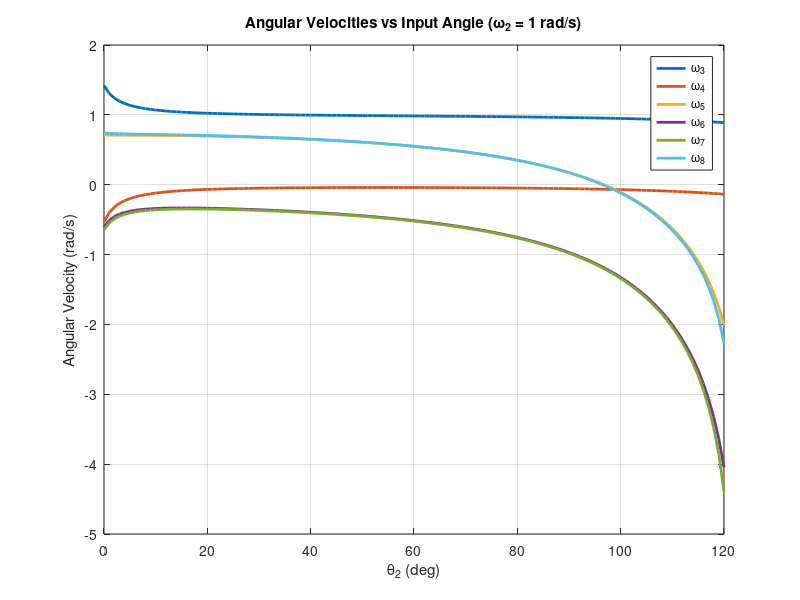
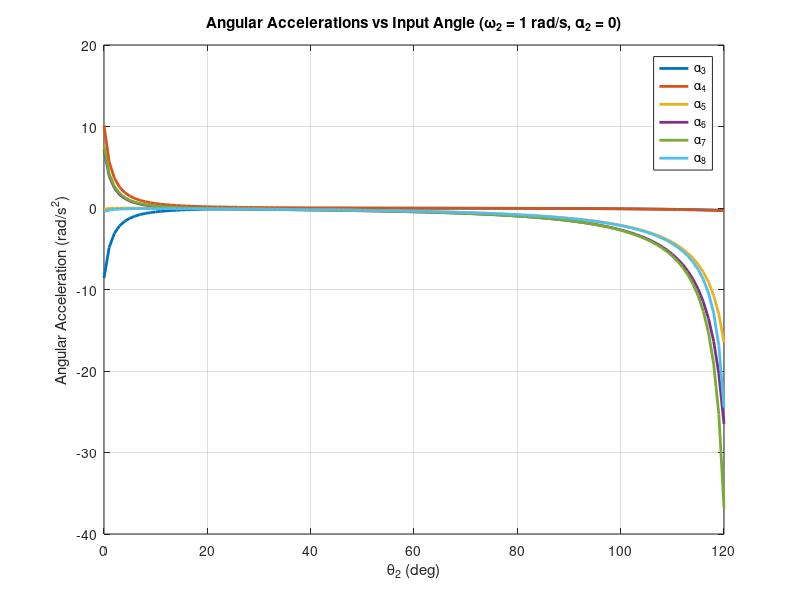

Recreate these plots in MATLAB, in order.
% computes posture, velocity, and acceleration results
% and generates the plots for Question 4
clc; 
clear;

%% Known Values
R1 = sqrt(237.2^2 + 70.6^2);
R2 = 272.4;
R23 = 236.9;
R14 = 279.0;
R3 = 489.9;
R4 = 539.8;
R36 = 342.1;
R46 = 179.3;
R5 = 595.5;
R6 = 378.9;
R7 = 198.2;
R8 = 254.4;
theta1 = deg2rad(180 - atand(70.6/237.2));
alpha = deg2rad(3.2);
beta = deg2rad(3.5);

omega2 = 1;     % rad/s
alpha2 = 0;     % rad/s^2

in = 0:120;
theta2_vals = deg2rad(in);

%% Storage
x = deg2rad([140 60 150 150 210 150])';

theta23_vals = zeros(1,length(theta2_vals));
theta14_vals = zeros(1,length(theta2_vals));
theta46_vals = zeros(1,length(theta2_vals));
theta36_vals = zeros(1,length(theta2_vals));
theta8_vals  = zeros(1,length(theta2_vals));
theta7_vals  = zeros(1,length(theta2_vals));

omega3_vals = zeros(1,length(theta2_vals));
omega4_vals = zeros(1,length(theta2_vals));
omega5_vals = zeros(1,length(theta2_vals));
omega6_vals = zeros(1,length(theta2_vals));
omega7_vals = zeros(1,length(theta2_vals));
omega8_vals = zeros(1,length(theta2_vals));

alpha3_vals = zeros(1,length(theta2_vals));
alpha4_vals = zeros(1,length(theta2_vals));
alpha5_vals = zeros(1,length(theta2_vals));
alpha6_vals = zeros(1,length(theta2_vals));
alpha7_vals = zeros(1,length(theta2_vals));
alpha8_vals = zeros(1,length(theta2_vals));

%% Main Loop: Posture, Velocity, Acceleration
for k = 1:length(theta2_vals)
    theta2 = theta2_vals(k);
    theta23 = x(1);
    theta14 = x(2);
    theta46 = x(3);
    theta36 = x(4);
    theta8  = x(5);
    theta7  = x(6);

    % --- Posture (Newton-Raphson) ---
    while true
        f = [R2*cos(theta2) + R23*cos(theta23) - R14*cos(theta14) - R1*cos(theta1);
             R2*sin(theta2) + R23*sin(theta23) - R14*sin(theta14) - R1*sin(theta1);
             R2*cos(theta2) + R4*cos(theta23) + R46*cos(theta46) - R36*cos(theta36) - R3*cos(theta14+alpha) - R1*cos(theta1);
             R2*sin(theta2) + R4*sin(theta23) + R46*sin(theta46) - R36*sin(theta36) - R3*sin(theta14+alpha) - R1*sin(theta1);
             R2*cos(theta2) + R4*cos(theta23) + R6*cos(theta46) - R8*cos(theta8) + R7*cos(theta7) - R5*cos(theta36+beta) - R3*cos(theta14+alpha) - R1*cos(theta1);
             R2*sin(theta2) + R4*sin(theta23) + R6*sin(theta46) - R8*sin(theta8) + R7*sin(theta7) - R5*sin(theta36+beta) - R3*sin(theta14+alpha) - R1*sin(theta1)];

        J = [-R23*sin(theta23),  R14*sin(theta14),              0,              0,             0,            0;
              R23*cos(theta23), -R14*cos(theta14),              0,              0,             0,            0;
             -R4*sin(theta23),   R3*sin(theta14+alpha), -R46*sin(theta46),  R36*sin(theta36),  0,            0;
              R4*cos(theta23),  -R3*cos(theta14+alpha),  R46*cos(theta46), -R36*cos(theta36),  0,            0;
             -R4*sin(theta23),   R3*sin(theta14+alpha), -R6*sin(theta46),   R5*sin(theta36+beta),  R8*sin(theta8), -R7*sin(theta7);
              R4*cos(theta23),  -R3*cos(theta14+alpha),  R6*cos(theta46),  -R5*cos(theta36+beta), -R8*cos(theta8),  R7*cos(theta7)];

        dx = J\f;
        x_new = x - dx;
        x_new = atan2(sin(x_new), cos(x_new));

        if norm(f,inf) < 1e-6 && norm(x_new - x,inf) < 1e-6
            x = x_new;
            break;
        end
        x = x_new;
        theta23 = x(1); theta14 = x(2); theta46 = x(3);
        theta36 = x(4); theta8 = x(5);  theta7 = x(6);
    end

    % Store posture
    theta23_vals(k) = x(1);
    theta14_vals(k) = x(2);
    theta46_vals(k) = x(3);
    theta36_vals(k) = x(4);
    theta8_vals(k)  = x(5);
    theta7_vals(k)  = x(6);

    % --- Velocity ---
    b_vel = [R2*sin(theta2);
            -R2*cos(theta2);
             R2*sin(theta2);
            -R2*cos(theta2);
             R2*sin(theta2);
            -R2*cos(theta2)] * omega2;

    omega_vec = J \ b_vel;
    % omega_vec = [w23; w14; w46; w36; w8; w7]

    omega3_vals(k) = omega_vec(2);  % w3 = w14
    omega4_vals(k) = omega_vec(1);  % w4 = w23
    omega5_vals(k) = omega_vec(4);  % w5 = w36
    omega6_vals(k) = omega_vec(3);  % w6 = w46
    omega7_vals(k) = omega_vec(6);
    omega8_vals(k) = omega_vec(5);

    % --- Acceleration ---
    w23 = omega_vec(1); w14 = omega_vec(2);
    w46 = omega_vec(3); w36 = omega_vec(4);
    w8  = omega_vec(5); w7  = omega_vec(6);

    rhs_acc = [R2*cos(theta2)*omega2^2 + R23*cos(theta23)*w23^2 - R14*cos(theta14)*w14^2;
               R2*sin(theta2)*omega2^2 + R23*sin(theta23)*w23^2 - R14*sin(theta14)*w14^2;
               R2*cos(theta2)*omega2^2 + R4*cos(theta23)*w23^2 + R46*cos(theta46)*w46^2 - R36*cos(theta36)*w36^2 - R3*cos(theta14+alpha)*w14^2;
               R2*sin(theta2)*omega2^2 + R4*sin(theta23)*w23^2 + R46*sin(theta46)*w46^2 - R36*sin(theta36)*w36^2 - R3*sin(theta14+alpha)*w14^2;
               R2*cos(theta2)*omega2^2 + R4*cos(theta23)*w23^2 + R6*cos(theta46)*w46^2 - R8*cos(theta8)*w8^2 + R7*cos(theta7)*w7^2 - R5*cos(theta36+beta)*w36^2 - R3*cos(theta14+alpha)*w14^2;
               R2*sin(theta2)*omega2^2 + R4*sin(theta23)*w23^2 + R6*sin(theta46)*w46^2 - R8*sin(theta8)*w8^2 + R7*sin(theta7)*w7^2 - R5*sin(theta36+beta)*w36^2 - R3*sin(theta14+alpha)*w14^2];

    alpha_vec = J \ rhs_acc;

    alpha3_vals(k) = alpha_vec(2);
    alpha4_vals(k) = alpha_vec(1);
    alpha5_vals(k) = alpha_vec(4);
    alpha6_vals(k) = alpha_vec(3);
    alpha7_vals(k) = alpha_vec(6);
    alpha8_vals(k) = alpha_vec(5);
end

%% Plot 1: Angular Velocities
figure
plot(in, omega3_vals, 'LineWidth', 2)
hold on
plot(in, omega4_vals, 'LineWidth', 2)
plot(in, omega5_vals, 'LineWidth', 2)
plot(in, omega6_vals, 'LineWidth', 2)
plot(in, omega7_vals, 'LineWidth', 2)
plot(in, omega8_vals, 'LineWidth', 2)
xlabel('\theta_2 (deg)')
ylabel('Angular Velocity (rad/s)')
title('Angular Velocities vs Input Angle (\omega_2 = 1 rad/s)')
legend('\omega_3','\omega_4','\omega_5','\omega_6','\omega_7','\omega_8','Location','best')
grid on
box on
%exportgraphics(gcf, 'ENME_473_Project_4a_velocity.png', 'Resolution', 600);

%% Plot 2: Angular Accelerations
figure
plot(in, alpha3_vals, 'LineWidth', 2)
hold on
plot(in, alpha4_vals, 'LineWidth', 2)
plot(in, alpha5_vals, 'LineWidth', 2)
plot(in, alpha6_vals, 'LineWidth', 2)
plot(in, alpha7_vals, 'LineWidth', 2)
plot(in, alpha8_vals, 'LineWidth', 2)
xlabel('\theta_2 (deg)')
ylabel('Angular Acceleration (rad/s^2)')
title('Angular Accelerations vs Input Angle (\omega_2 = 1 rad/s, \alpha_2 = 0)')
legend('\alpha_3','\alpha_4','\alpha_5','\alpha_6','\alpha_7','\alpha_8','Location','best')
grid on
box on
%exportgraphics(gcf, 'ENME_473_Project_4a_acceleration.png', 'Resolution', 600);

%% Print tabular results - Angular Velocities
fprintf('\n=== Angular Velocities (rad/s) ===\n');
fprintf('%10s %10s %10s %10s %10s %10s %10s\n', ...
    'Theta 2', 'omega3', 'omega4', 'omega5', 'omega6', 'omega7', 'omega8');
for k = 1:length(in)
    fprintf('%10d %10.4f %10.4f %10.4f %10.4f %10.4f %10.4f\n', ...
        in(k), omega3_vals(k), omega4_vals(k), omega5_vals(k), ...
        omega6_vals(k), omega7_vals(k), omega8_vals(k));
end

%% Print tabular results - Angular Accelerations
fprintf('\n=== Angular Accelerations (rad/s^2) ===\n');
fprintf('%10s %10s %10s %10s %10s %10s %10s\n', ...
    'Theta 2', 'alpha3', 'alpha4', 'alpha5', 'alpha6', 'alpha7', 'alpha8');
for k = 1:length(in)
    fprintf('%10d %10.4f %10.4f %10.4f %10.4f %10.4f %10.4f\n', ...
        in(k), alpha3_vals(k), alpha4_vals(k), alpha5_vals(k), ...
        alpha6_vals(k), alpha7_vals(k), alpha8_vals(k));
end
